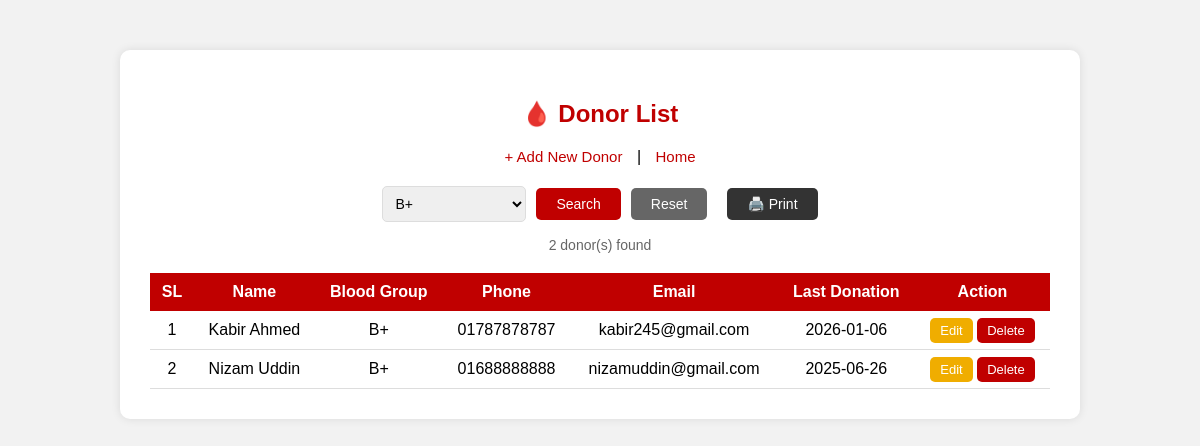
/donors.php?blood_group=B+, run on the app's committed database.
### tables this page shows
CREATE TABLE `donors` (
  `donor_id` int(11) NOT NULL,
  `name` varchar(100) NOT NULL,
  `blood_group` varchar(5) NOT NULL,
  `phone` varchar(15) NOT NULL,
  `email` varchar(100) DEFAULT NULL,
  `last_donation_date` date DEFAULT NULL
);

### donors.php (the view, shortened to what this page needs)
<?php
include 'config.php';
$blood_group = isset($_GET['blood_group']) ? $_GET['blood_group'] : "";
$where = $blood_group != "" ? "WHERE blood_group='$blood_group'" : "";
$result = mysqli_query($conn, "SELECT * FROM donors $where ORDER BY donor_id ASC");
?>
<!DOCTYPE html>
<html>
<head>
</head>
<body>
<div class="container">
    <h2>🩸 Donor List</h2>
    <div class="nav">
        <a href="add_donor.php">+ Add New Donor</a> |
        <a href="index.php">Home</a>
    </div>
    <div class="toolbar">
        <form method="GET">
            <div class="search-box">
                <select name="blood_group">
                    <option <?= $blood_group=='B+' ? 'selected' : '' ?>>B+</option>
                </select>
                <button type="submit">Search</button>
                <a href="donors.php">Reset</a>
            </div>
        </form>
        <button class="print-btn" onclick="window.print()">🖨️ Print</button>
    </div>
    <?php if($blood_group != ""): ?>
    <p class="result-info"><?= mysqli_num_rows($result) ?> donor(s) found</p>
    <?php endif; ?>
    <table>
        <tr>
            <th>SL</th>
            <th>Name</th>
            <th>Blood Group</th>
            <th>Phone</th>
            <th>Email</th>
            <th>Last Donation</th>
            <th>Action</th>
        </tr>
        <?php $i = 1; if(mysqli_num_rows($result) > 0): ?>
            <?php while($row = mysqli_fetch_assoc($result)): ?>
            <tr>
                <td><?= $i++ ?></td>
                <td><?= $row['name'] ?></td>
                <td><?= $row['blood_group'] ?></td>
                <td><?= $row['phone'] ?></td>
                <td><?= $row['email'] ?></td>
                <td><?= $row['last_donation_date'] ?></td>
                <td>
                    <a href="edit_donor.php?id=<?= $row['donor_id'] ?>" class="btn edit">Edit</a>
                    <a href="donors.php?delete=<?= $row['donor_id'] ?>" class="btn delete"                     onclick="return confirm('Are you sure?')">Delete</a>
                </td>
            </tr>
            <?php endwhile; ?>
        <?php else: ?>
            <tr><td colspan="7">No donors found.</td></tr>
        <?php endif; ?>
    </table>
</div>
</body>
</html>

### donors.php (style rules this page uses)
body { font-family: Arial, sans-serif; background: #f2f2f2; }
.container { width: 900px; margin: 50px auto; background: white; padding: 30px; border-radius: 10px; box-shadow: 0 0 10px rgba(0,0,0,0.1); }
h2 { text-align: center; color: #c00000; }
table { width: 100%; border-collapse: collapse; margin-top: 20px; }
th { background: #c00000; color: white; padding: 10px; }
td { padding: 10px; border-bottom: 1px solid #ddd; text-align: center; }
.btn { padding: 5px 10px; border-radius: 5px; text-decoration: none; font-size: 13px; }
.edit { background: #f0ad00; color: white; }
.delete { background: #c00000; color: white; }
.nav { text-align: center; margin-bottom: 20px; }
.nav a { color: #c00000; text-decoration: none; margin: 0 10px; font-size: 15px; }
.toolbar { display: flex; justify-content: center; align-items: center; gap: 20px; margin-bottom: 15px; }
.search-box { display: flex; gap: 10px; align-items: center; }
.search-box select { padding: 8px; border: 1px solid #ddd; border-radius: 5px; font-size: 14px; }
.search-box button { padding: 8px 20px; background: #c00000; color: white; border: none; border-radius: 5px; cursor: pointer; font-size: 14px; }
.search-box a { padding: 8px 20px; background: #666; color: white; border-radius: 5px; text-decoration: none; font-size: 14px; }
.print-btn { padding: 8px 20px; background: #333; color: white; border: none; border-radius: 5px; cursor: pointer; font-size: 14px; }
.result-info { text-align: center; color: #666; margin-bottom: 10px; font-size: 14px; }

### data on the page
donors: name "Kabir Ahmed", blood_group "B+", phone "01787878787", email "kabir245@gmail.com", last_donation_date "2026-01-06"
donors: name "Nizam Uddin", blood_group "B+", phone "01688888888", email "nizamuddin@gmail.com", last_donation_date "2025-06-26"

### other printed values
mysqli_num_rows($result) "2"
